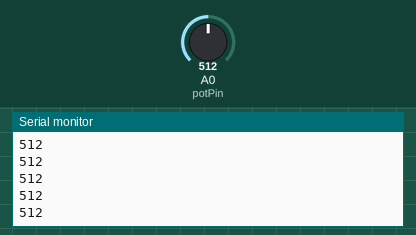
This sketch was run on a simulated Arduino Uno, built with avr-gcc and run on an emulated ATmega328P. Parts: the last lines printed to the serial monitor. Inputs (shaded band) come from the test bench; at power-on: A0 (potPin) = 512.

Above: at 1.2 s.
1.3 s: A0 (potPin) set to 716
At 1.31 s:
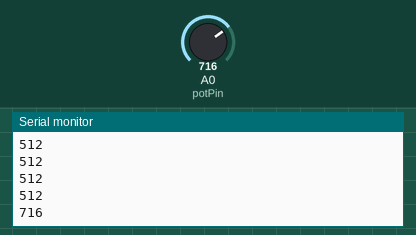
2.8 s: A0 (potPin) set to 900
At 2.81 s:
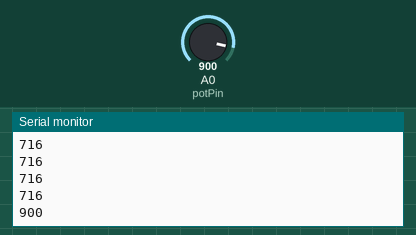
Timing chart, 0 to 5.8 s (numbered marks = the images above; inputs shaded):
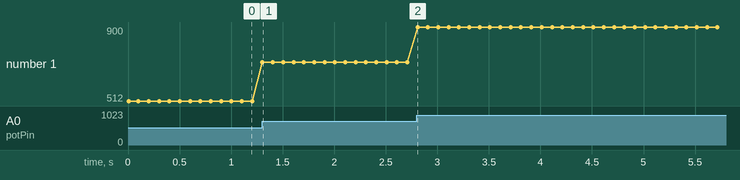

Measured:
- after the input at 1.3 s, the serial monitor: prints a new line at once (image 1)
- after the input at 2.8 s, the serial monitor: prints a new line at once (image 2)
- plotted number 1: 512 → 716 after the input at 1.3 s, 716 → 900 after the input at 2.8 s

The sketch:

03-Potentiometer.ino
```cpp
int potPin = A0;
int potValue;

void setup() {
  // Starten des seriellen Monitors
  // mit einer Datenrate von 9600 Baud
  Serial.begin(9600);
  Serial.println("Ready.");


   // Wichtig: Lesen des initialen Potentiometerwerts
   pinMode(potPin, INPUT);
   potValue = analogRead(potPin);
 }

void loop() {
   // Wiederholes Lesen des Potentiometerwertes
   potValue = analogRead(potPin);

   // Ausgabe des Wertes auf dem seriellen Monitor
   Serial.println(potValue);

   delay(100);

 }
```
